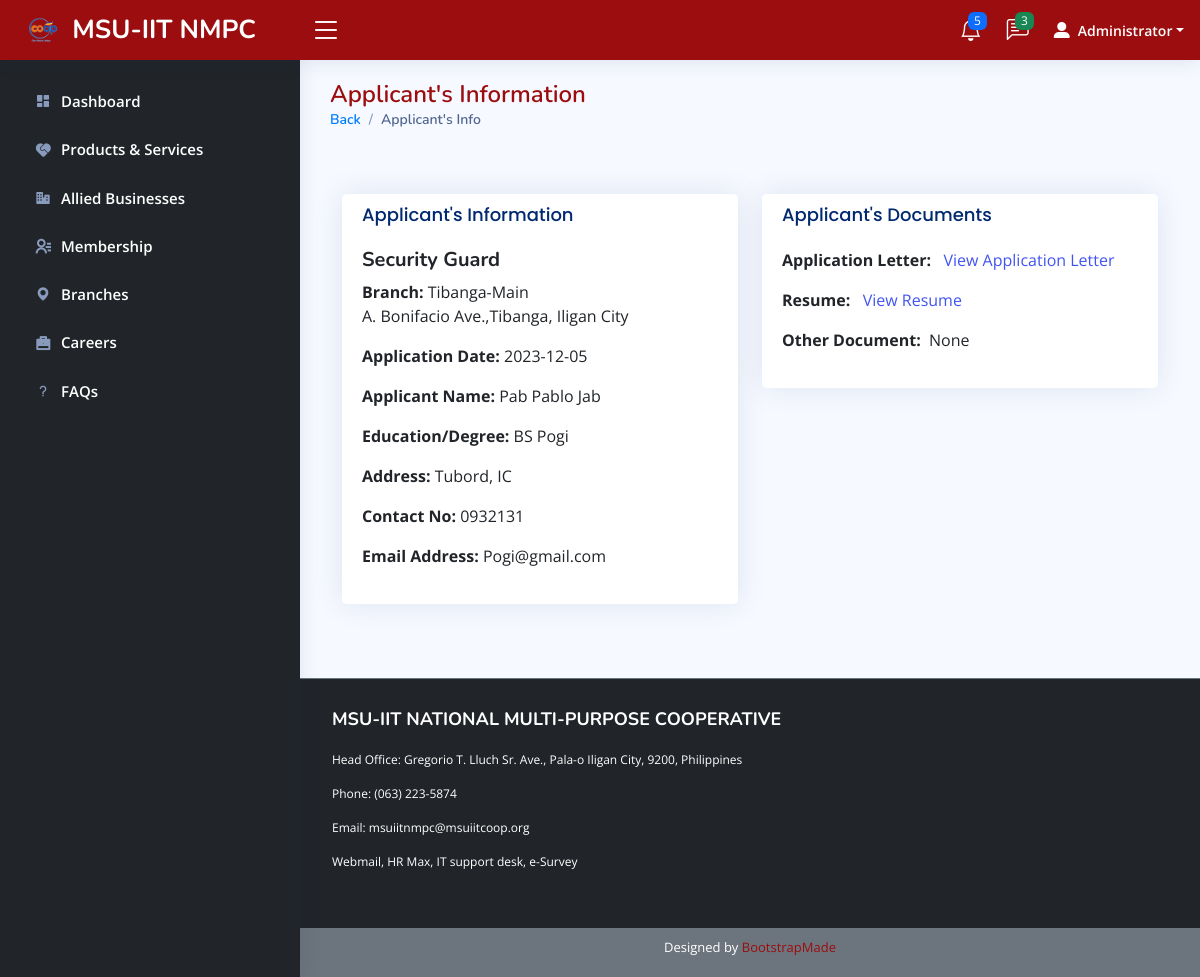
Page /admin/applicants-info.php?applicant_id=8 (signed in) on the committed database.
### tables this page shows
CREATE TABLE `job_applicants` (
  `applicant_id` int(11) NOT NULL,
  `job_applied` int(11) DEFAULT NULL,
  `app_name` varchar(100) DEFAULT NULL,
  `address` varchar(100) DEFAULT NULL,
  `degree` varchar(100) DEFAULT NULL,
  `contact_no` varchar(100) DEFAULT NULL,
  `email` varchar(100) DEFAULT NULL,
  `app_letter` varchar(255) DEFAULT NULL,
  `app_resume` varchar(255) DEFAULT NULL,
  `other` varchar(255) DEFAULT NULL,
  `app_date` date DEFAULT curdate()
);

CREATE TABLE `job` (
  `job_id` int(11) NOT NULL,
  `branch_loc` int(11) DEFAULT NULL,
  `date_pos` date DEFAULT curdate(),
  `position` varchar(100) DEFAULT NULL,
  `job_des1` varchar(100) NOT NULL,
  `job_des2` varchar(100) NOT NULL,
  `job_des3` varchar(100) NOT NULL,
  `job_img` varchar(255) NOT NULL
);

### admin/applicants-info.php (the view, shortened to what this page needs)
  <?php
  include("../connection.php");
  if (isset($_SESSION['id']) && isset($_SESSION['username']) && $_SESSION['role'] === 'administrator') {
          if (isset($_GET['applicant_id'])) {
              $applicant_id = $_GET['applicant_id'];
          $query = "SELECT ja.applicant_id, ja.address, ja.job_applied, ja.app_name, ja.contact_no, ja.email, j.position, ja.degree, ja.app_letter, ja.app_resume, ja.other,
          CONCAT(b.branch_name, '<br>', ' ', b.location) as loc,
                ja.app_date
                FROM job_applicants ja
                INNER JOIN job j ON ja.job_applied = j.job_id
                INNER JOIN branch b ON j.branch_loc = b.branch_id where ja.applicant_id = $applicant_id";
              $result = $conn->query($query);
          }
  ?>
  <!DOCTYPE html>
  <html>
    <head>
    <link rel="stylesheet" href="https://cdnjs.cloudflare.com/ajax/libs/font-awesome/6.0.0-beta3/css/all.min.css" />
    <link href="../assets/vendor/bootstrap/css/bootstrap.min.css" rel="stylesheet">
    <link href="../assets/vendor/bootstrap-icons/bootstrap-icons.css" rel="stylesheet">
    <link href="../assets/vendor/boxicons/css/boxicons.min.css" rel="stylesheet">
    <link href="../assets/vendor/quill/quill.snow.css" rel="stylesheet">
    <link href="../assets/vendor/quill/quill.bubble.css" rel="stylesheet">
    <link href="../assets/vendor/remixicon/remixicon.css" rel="stylesheet">
    <link href="../assets/vendor/simple-datatables/style.css" rel="stylesheet">
    <link href="style.css" rel="stylesheet">
      <link rel="stylesheet" type="text/css" href="../transition.css">
  </head>
  <body>
    <header id="header" class="header fixed-top d-flex align-items-center">
      <div class="d-flex align-items-center justify-content-between">
        <a href="admin-dashboard.php" class="logo d-flex align-items-center">
          <img src="../img/coop-logo.png" alt="">
          <span class="d-none d-lg-block">MSU-IIT NMPC</span>
        </a>
        <i class="bi bi-list toggle-sidebar-btn"></i>
      </div>
      <nav class="header-nav ms-auto">
        <ul class="d-flex align-items-center">
          <li class="nav-item dropdown">
          <?php
            $countQuery = "SELECT COUNT(*) as appCount FROM job_applicants";
            $countResult = $conn->query($countQuery);
            $countData = $countResult->fetch_assoc();
            $applicantCount = $countData['appCount'];
        ?>
            <a class="nav-link nav-icon" href="#" data-bs-toggle="dropdown">
              <i class="bi bi-bell"></i>
              <span class="badge bg-primary badge-number"><?php echo $applicantCount ?></span>
            </a>
          </li>
          <li class="nav-item dropdown">
            <a class="nav-link nav-icon" href="#" data-bs-toggle="dropdown">
              <i class="bi bi-chat-left-text"></i>
              <span class="badge bg-success badge-number">3</span>
            </a>
          </li>
          <li class="nav-item dropdown pe-3">
            <a class="nav-link nav-profile d-flex align-items-center pe-0" href="#" data-bs-toggle="dropdown">
            <i class="fa-solid fa-user-large"></i>
              <span class="d-none d-md-block dropdown-toggle ps-2"><?php echo $_SESSION['name']; ?></span>
            </a>
          </li>
        </ul>
      </nav>
    </header>
    <aside id="sidebar" class="sidebar">
      <ul class="sidebar-nav" id="sidebar-nav">
        <li class="nav-item">
          <a class="nav-link collapsed" href="admin-dashboard.php">
            <i class="bx bxs-dashboard"></i>
            <span>Dashboard</span>
          </a>
        </li>
        <li class="nav-item">
          <a class="nav-link collapsed" href="">
            <i class="ri-service-fill"></i>
            <span>Products & Services</span>
          </a>
        </li>
        <li class="nav-item">
          <a class="nav-link collapsed" href="">
            <i class="bx bxs-business"></i>
            <span>Allied Businesses</span>
          </a>
        </li>
        <li class="nav-item">
          <a class="nav-link collapsed" href="">
            <i class="ri-contacts-line"></i>
            <span>Membership</span>
          </a>
        </li>
        <li class="nav-item">
          <a class="nav-link collapsed" href="branches.php">
            <i class="bx bxs-map"></i>
            <span>Branches</span>
          </a>
        </li>
        <li class="nav-item">
          <a class="nav-link collapsed" href="career.php">
            <i class="ri-briefcase-fill"></i>
            <span>Careers</span>
          </a>
        </li>
        <li class="nav-item">
          <a class="nav-link collapsed" href="">
            <i class="bx bx-question-mark"></i>
            <span>FAQs</span>
          </a>
        </li>
      </ul>
    </aside>
    <main id="main" class="main">
    <?php
    while ($row = $result->fetch_assoc()) {
  ?>
      <div class="pagetitle">
        <h1>Applicant's Information</h1>
        <nav>
          <ol class="breadcrumb">
            <li class="breadcrumb-item"><a href="applicants.php">Back</a></li>
            <li class="breadcrumb-item active">Applicant's Info</li>
          </ol>
        </nav>
      </div>
    <br>
    <div class="container">
    <div class="row">
        <div class="col-md-6 mb-7">
            <br>
            <div class="card">
                <div class="card-body">
            <h3 class="card-title">Applicant's Information</h3>
            <h5><b><?php echo $row['position']; ?></b></h5>
            <p><b>Branch:</b> <?php echo $row['loc']; ?></p>
            <p><b>Application Date:</b> <?php echo $row['app_date']; ?></p>
            <p><b>Applicant Name:</b> <?php echo $row['app_name']; ?></p>
            <p><b>Education/Degree:</b> <?php echo $row['degree']; ?></p>
            <p><b>Address:</b> <?php echo $row['address']; ?></p>
            <p><b>Contact No:</b> <?php echo $row['contact_no']; ?></p>
            <p><b>Email Address:</b> <?php echo $row['email']; ?></p>
        </div>
    </div>
</div>
<div class="col-md-6 mb-7">
            <br>
            <div class="card">
                <div class="card-body">
            <h2 class="card-title">Applicant's Documents</h2>
            <p><b> Application Letter: &nbsp </b><a href="<?php echo $row['app_letter']; ?>" target="_blank">View Application Letter</a></p>
            <p><b> Resume: &nbsp </b><a href="<?php echo $row['app_resume']; ?>" target="_blank">View Resume</a></p>
            <?php if (($row['other'] === '../files/')): ?>
            <p><b>Other Document: &nbsp;</b>None</p>
            <?php else: ?>
            <p><b>Other Document: &nbsp;</b><a href="<?php echo $row['other']; ?>" target="_blank">View Other Document</a></p>
            <?php endif; ?>
        </div>
    </div>
</div>
</div>
    </div>
  <?php } ?>
  <br>
  </main>
  </body>
  </html>
  <footer id="footer">
  <div class="footer-top">
    <div class="container">
      <div class="row">
        <div class="col-lg-12 col-md-12 footer-links">
          <h4>MSU-IIT NATIONAL MULTI-PURPOSE COOPERATIVE</h4>
          <ul>
          <p><span>Head Office:</span>  Gregorio T. Lluch Sr. Ave., Pala-o Iligan City, 9200, Philippines</p>
          <p><span>Phone:</span> (063) 223-5874</p>
          <p><span>Email:</span> <a href="mailto:msuiitnmpc@msuiitcoop.org?subject=Contact%20from%20MSU-IIT%20Coop%20website">msuiitnmpc@msuiitcoop.org</a></p>
          <p><a href="https://hpqs-vnzw.accessdomain.com/webmail/" target="_blank">Webmail</a>, <a href="http://119.93.53.245/hrmax">HR Max</a>, <a target="_blank" href="https://docs.google.com/forms/d/1ZuszRLiLPY_-UroOgkmjZXs0sNpIVZPGJDuhxBmekwk/viewform">IT support desk</a>, <a href="https://sites.google.com/view/msuiitnmpcesurvey/home">e-Survey</a></p>
          </ul>
        </div>
      </div>
    </div>
  </div>
    <div class="credits">
      Designed by <a  href="https://bootstrapmade.com/" target="_blank">BootstrapMade</a>
    </div>
  </footer>
  </body>
  <?php
  } else {
      header("Location: ../user/login.php");
      exit();
  }
  ?>
  </html>

### admin/style.css (style rules this page uses)
:root { scroll-behavior: smooth; }
body { font-family: "Open Sans", sans-serif; background: #f6f9ff; color: #444444; }
a { color: #4154f1; text-decoration: none; }
h1, h2, h3, h4, h5, h6 { font-family: "Nunito", sans-serif; }
#main { margin-top: 60px; padding: 20px 30px; transition: all 0.3s; }
.pagetitle { margin-bottom: 10px; }
.pagetitle h1 { font-size: 24px; margin-bottom: 0; font-weight: 600; color: #9C0D0F; }
.card { margin-bottom: 30px; border: none; border-radius: 5px; box-shadow: 0px 0 30px rgba(1, 41, 112, 0.1); }
.card-title { padding: 10px 0 15px 0; font-size: 18px; font-weight: 500; color: #012970; font-family: "Poppins", sans-serif; }
.card-body { padding: 0 20px 20px 20px; }
.breadcrumb { font-size: 14px; font-family: "Nunito", sans-serif; color: #007BFF; font-weight: 600; }
.breadcrumb a { color: #007BFF; transition: 0.3s; }
.breadcrumb .breadcrumb-item::before { color: #899bbd; }
.breadcrumb .active { color: #51678f; font-weight: 600; }
.logo { line-height: 1; }
@media (min-width: 1200px) { .logo { width: 280px; } }
.logo img { max-height: 26px; margin-right: 6px; }
.logo span { font-size: 26px; font-weight: 700; color: #FFFFFF; font-family: "Nunito", sans-serif; }
.header { transition: all 0.5s; z-index: 997; height: 60px; box-shadow: 0px 2px 20px rgba(1, 41, 112, 0.1); background-color: #9C0D0F;; padding-left: 20px; }
.header .toggle-sidebar-btn { font-size: 32px; padding-left: 10px; cursor: pointer; color: #FFFFFF; }
.header-nav ul { list-style: none; }
.header-nav>ul { margin: 0; padding: 0; }
.header-nav .nav-icon { font-size: 22px; color: #FFFFFF; margin-right: 25px; position: relative; }
.header-nav .nav-profile { color: #FFFFFF; }
.header-nav .nav-profile span { font-size: 14px; font-weight: 600; }
.header-nav .badge-number { position: absolute; inset: -2px -5px auto auto; font-weight: normal; font-size: 12px; padding: 3px 6px; }
.sidebar { position: fixed; top: 60px; left: 0; bottom: 0; width: 300px; z-index: 996; transition: all 0.3s; padding: 20px; overflow-y: auto; scrollbar-width: thin; scrollbar-color: #aab7cf transparent; box-shadow: 0px 0px 20px rgba(1, 41, 112, 0.1); background-color: #212529; }
@media (min-width: 1200px) { #main, #footer { margin-left: 300px; } }
.sidebar-nav { padding: 0; margin: 0; list-style: none; }
.sidebar-nav li { padding: 0; margin: 0; list-style: none; }
.sidebar-nav .nav-item { margin-bottom: 5px; }
.sidebar-nav .nav-link { display: flex; align-items: center; font-size: 15px; font-weight: 600; color: #FFFFFF; transition: 0.3; padding: 10px 15px; border-radius: 4px; }
.sidebar-nav .nav-link i { font-size: 16px; margin-right: 10px; color: #4154f1; }
.sidebar-nav .nav-link.collapsed { color: #ffffff; }
.sidebar-nav .nav-link.collapsed i { color: #899bbd; }
#footer { background: #6C757D; padding: 0 0 20px 0; color: #fff; font-size: 12px; }
#footer .footer-top { background: #212529; border-top: 1px solid #6C757D; border-bottom: 1px solid #212529; padding: 30px 0 30px 0; }
#footer .footer-top h4 { font-size: 18px; font-weight: bold; color: #fff; text-transform: uppercase; padding-bottom: 12px; }
#footer .footer-top .footer-links { margin-bottom: 10px; margin-left: 20px; }
#footer .footer-top .footer-links ul { list-style: none; padding: 0; margin: 0; }
#footer .footer-top .footer-links ul a { color: #fff; transition: 0.3s; display: inline-block; line-height: 1; }
#footer .credits { background: #6C757D; padding-top: 10px; text-align: center; font-size: 13px; color: #fff; }
#footer .credits a { color: #9C0D0F; }

### rows in the picture
job_applicants: job_applied.position "Security Guard", loc "Tibanga-Main A. Bonifacio Ave.,Tibanga, Iligan City", app_date "2023-12-05", app_name "Pab Pablo Jab", degree "BS Pogi", address "Tubord, IC", contact_no "0932131", email "Pogi@gmail.com", shows "Other Document:", other "None"

### other values in the picture
$applicantCount "5"
$_SESSION['name'] "Administrator"
